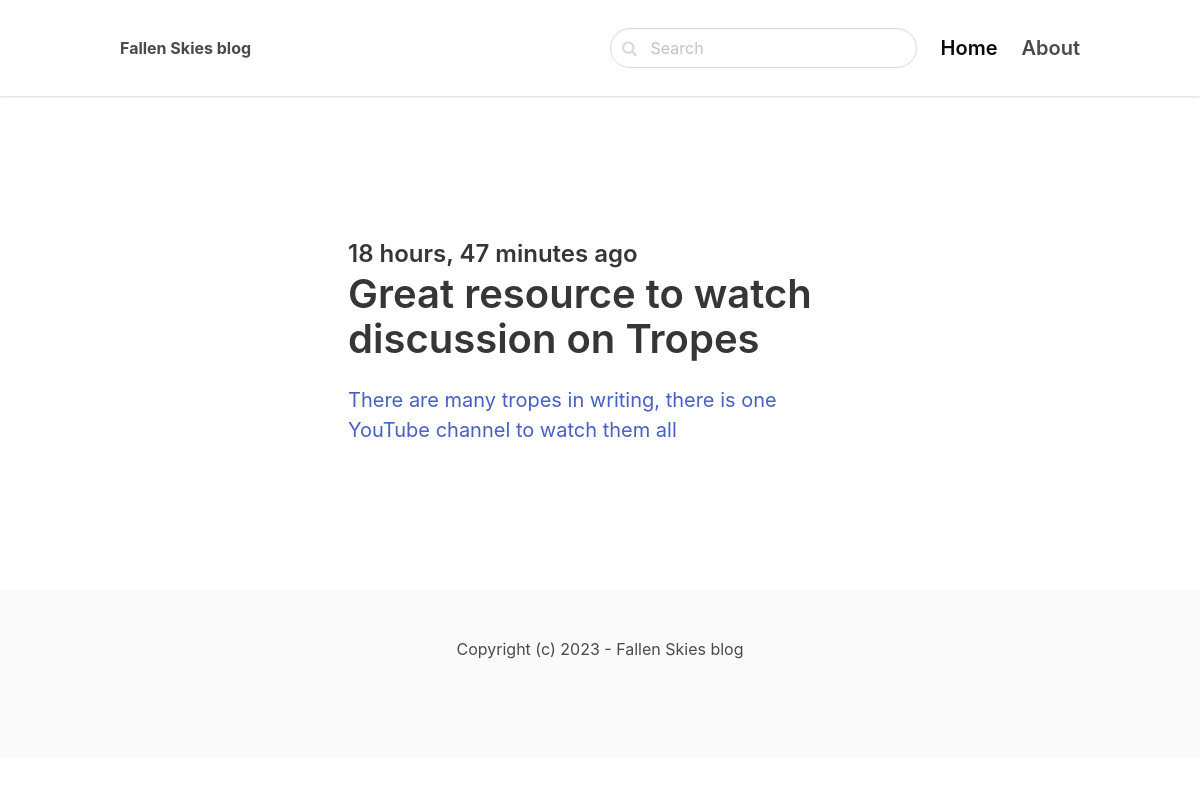
Screenshot of /writing-resources/ with the database file from the repository.
### blog/models.py (models this page shows, shortened)
class Post(models.Model):
    ACTIVE = 'active'
    DRAFT = 'draft'  # what is stored in db
    CHOICES_STATUS = (
        (ACTIVE, 'Active'), (DRAFT, 'Draft')  # what we see in admin ui
    )
    category = models.ForeignKey(Category, related_name='posts', on_delete=models.CASCADE)
    title = models.CharField(max_length=255)
    slug = models.SlugField()
    intro = models.TextField()
    body = models.TextField()
    created_at = models.DateTimeField(auto_now_add=True)
    status = models.CharField(max_length=10, choices=CHOICES_STATUS, default=ACTIVE)
    image = models.ImageField(upload_to='uploads/', blank=True, null=True)
    class Meta:
        ordering = ('-created_at',)  # show posts in reverse order

### blog/views.py (the view)
# urls.py: path('<slug:slug>/', views.category, name='category_detail'),
def category(request, slug):
    category = get_object_or_404(Category, slug=slug)
    posts = category.posts.filter(status=Post.ACTIVE)
    return render(request, 'blog/category.html', {'category': category, 'posts': posts})

### blog/templates/blog/category.html (shortened to what this page needs)
{% extends 'core/base.html' %}
{%block content %}
<section class="hero">
    <div class="hero-body">
        <div class="container">
            <section class="section">
                <div class="columns">
                    <div class="column is-8 is-offset-2">
                        {% for post in posts %}
                        <div class="content is-medium">
                            <a href="{% url 'post_detail' post.category.slug post.slug %}">
                                <h2 class="subtitle is-4">{{ post.created_at|timesince }} ago</h2>
                                <h1 class="title">{{ post.title }}</h1>
                                <p>{{ post.intro }}</p>
                            </a>
                        </div>
                        {% empty %}
                        <div class="content">
                            <p>There are no posts in this category :c</p>
                        </div>
                        {% endfor %}
                    </div>
                </div>
            </section>
        </div>
    </div>
</section>
{% endblock %}

### rows the page displays
Post: created_at "18 hours, 47 minutes", title "Great resource to watch discussion on Tropes", intro "There are many tropes in writing, there is one YouTube channel to watch them all"
